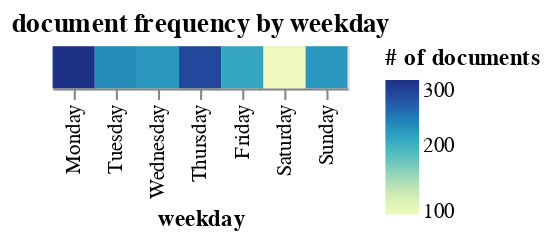

Notebook code for this chart:
### Code cell
# plot frequency by day, just for fun

# get numeric weekday
orig_dates_parsed['undate_weekday'] = orig_dates_parsed.undate_orig.apply(lambda x: x.earliest.weekday)
orig_dates_parsed['undate_weekday_name'] = orig_dates_parsed.undate_weekday.apply(lambda x: days[x])

# restrict to dates with day precision; the rest are just using earliest day
orig_dates_days = orig_dates_parsed[orig_dates_parsed.orig_date_precision == 'day']


alt.Chart(orig_dates_days[['undate_weekday', 'undate_weekday_name', 'pgpid']]).mark_rect().encode(
    alt.X('undate_weekday_name', sort=days, title='weekday'),
    alt.Color('count(pgpid)', title='# of documents')
).properties(title='document frequency by weekday')

### Figure 1 — Vega-Lite specification as saved in the notebook (floating-point values rounded to 4 significant figures; data arrays with more than 128 entries replaced by an {"elided": "..."} marker saying what was removed)
{"config": {"view": {"continuousWidth": 300, "continuousHeight": 300}}, "data": {"name": "data-84fcc17d2330399b05fdab8ef3da7e9d"}, "mark": {"type": "rect"}, "encoding": {"color": {"aggregate": "count", "field": "pgpid", "title": "# of documents", "type": "quantitative"}, "x": {"field": "undate_weekday_name", "sort": ["Monday", "Tuesday", "Wednesday", "Thursday", "Friday", "Saturday", "Sunday"], "title": "weekday", "type": "nominal"}}, "title": "document frequency by weekday", "$schema": "https://vega.github.io/schema/vega-lite/v5.20.1.json", "datasets": {"data-84fcc17d2330399b05fdab8ef3da7e9d": {"elided": "1566 records"}}}
